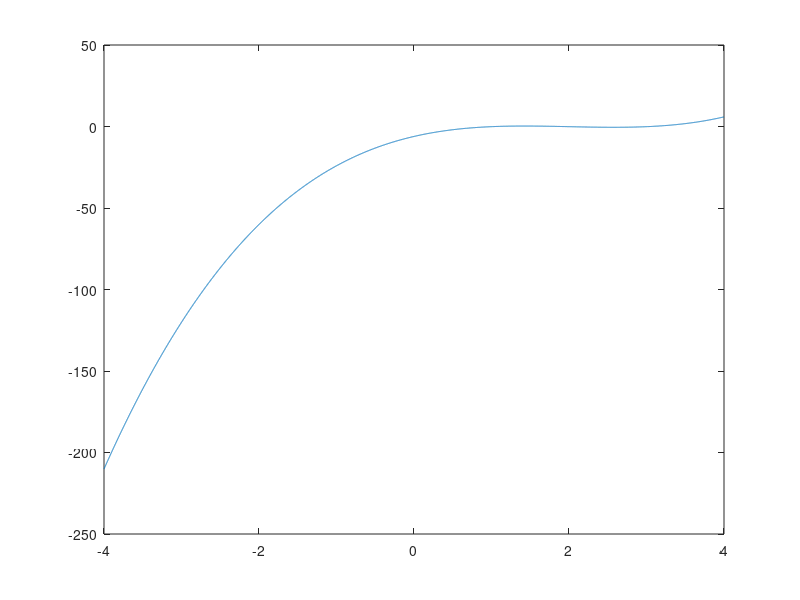

This chart was generated by the following MATLAB code:
clear
clc

function y=f(x)
y=x.^3 - 6*x.^2 + 11*x - 6.1;
end

function yaksen=turunan(x)
yaksen=3*x.^2-12*x+11;
end

x=-4:0.001:4;
plot(x,f(x));
itermaks= 1000;
epsilon= 10^(-20);
xlama=3.5;
for k= 1:itermaks;
    xbaru=xlama-(f(xlama)/turunan(xlama));
    if abs(xbaru-xlama) < epsilon;
        break;
end
xlama=xbaru
end
